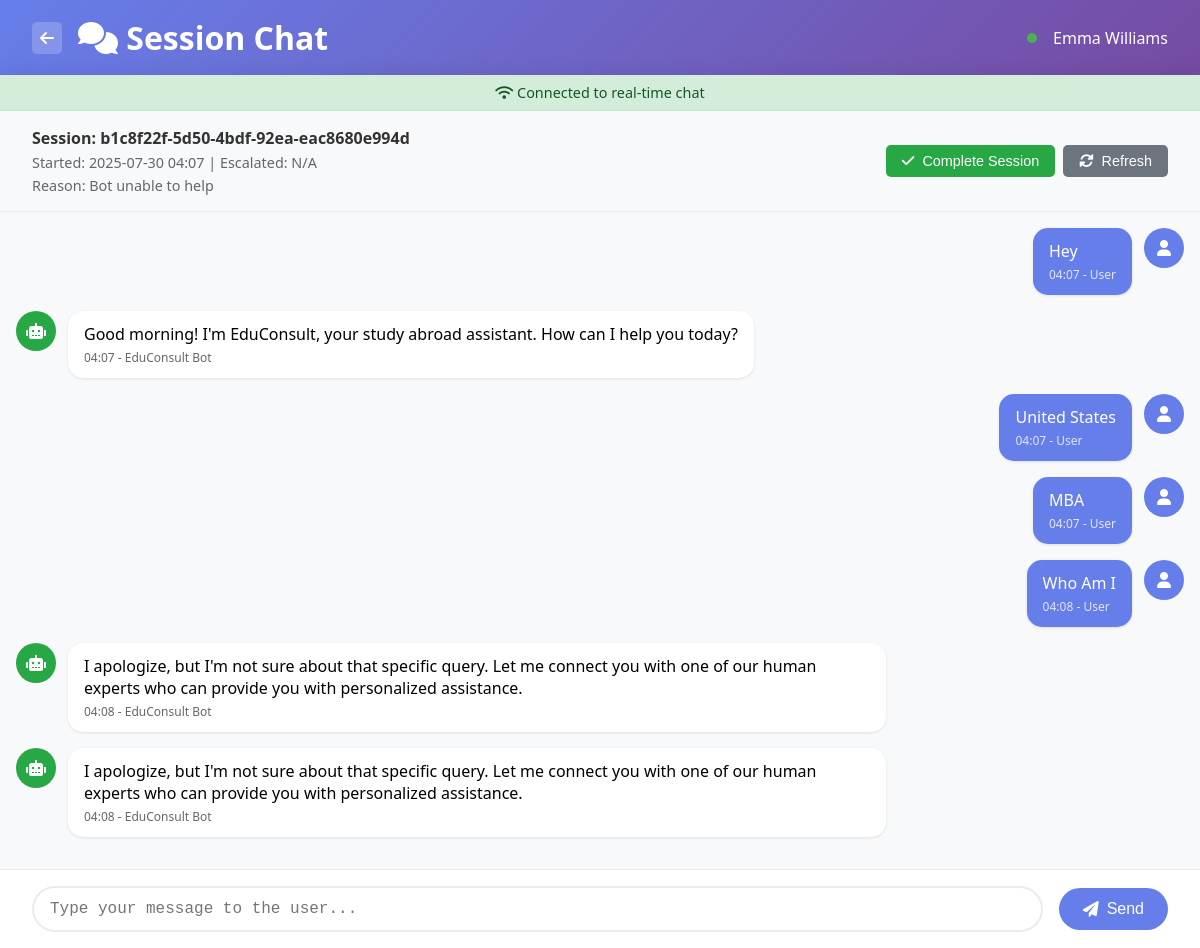
The page /agent/session/b1c8f22f-5d50-4bdf-92ea-eac8680e994d (signed in) on the database its author committed.
### human_handoff/models.py (models this page shows, shortened)
class Agent(db.Model):
    __tablename__ = 'agents'
    id = db.Column(db.Integer, primary_key=True)
    agent_id = db.Column(db.String(50), unique=True, nullable=False)
    name = db.Column(db.String(100), nullable=False)
    email = db.Column(db.String(120), unique=True, nullable=False)
    phone = db.Column(db.String(20))
    specialization = db.Column(db.String(100))
    password_hash = db.Column(db.String(255), nullable=True)
    password_set = db.Column(db.Boolean, default=False)  # True if agent has set their password
    status = db.Column(db.String(20), default='available')  # available, busy, offline
    max_concurrent_sessions = db.Column(db.Integer, default=5)
    current_sessions = db.Column(db.Integer, default=0)
    created_at = db.Column(db.DateTime, default=datetime.utcnow)
    last_active = db.Column(db.DateTime, default=datetime.utcnow)
    total_sessions_handled = db.Column(db.Integer, default=0)
    average_response_time = db.Column(db.Integer, default=0)  # in seconds
    is_active = db.Column(db.Boolean, default=True)
    agent_sessions = db.relationship('AgentSession', backref='agent', lazy=True)

class ChatSession(db.Model):
    __tablename__ = 'chat_sessions'
    id = db.Column(db.Integer, primary_key=True)
    session_id = db.Column(db.String(100), unique=True, nullable=False, default=lambda: str(uuid.uuid4()))
    user_id = db.Column(db.String(100))  # Keep for backward compatibility with guest sessions
    student_id = db.Column(db.Integer, db.ForeignKey('students.id'), nullable=True)  # New FK for authenticated users
    created_at = db.Column(db.DateTime, default=datetime.utcnow)
    updated_at = db.Column(db.DateTime, default=datetime.utcnow, onupdate=datetime.utcnow)
    status = db.Column(db.String(20), default='active')  # active, closed, escalated
    requires_human = db.Column(db.Boolean, default=False)
    assigned_agent_id = db.Column(db.Integer, db.ForeignKey('agents.id'))
    escalation_reason = db.Column(db.Text)
    escalated_at = db.Column(db.DateTime)
    resolved_at = db.Column(db.DateTime)
    user_satisfaction_rating = db.Column(db.Integer)
    notes = db.Column(db.Text)
    messages = db.relationship('Message', backref='session', lazy=True, cascade='all, delete-orphan')
    assigned_agent = db.relationship('Agent', backref='assigned_sessions')
    analytics = db.relationship('SessionAnalytics', backref='session', uselist=False, cascade='all, delete-orphan')

class Message(db.Model):
    __tablename__ = 'messages'
    id = db.Column(db.Integer, primary_key=True)
    session_id = db.Column(db.String(100), db.ForeignKey('chat_sessions.session_id'), nullable=False)
    sender_type = db.Column(db.String(10), nullable=False)  # user, bot, agent
    sender_id = db.Column(db.String(100))
    message_content = db.Column(db.Text, nullable=False)
    message_type = db.Column(db.String(20), default='text')  # text, image, file, system
    timestamp = db.Column(db.DateTime, default=datetime.utcnow)
    is_fallback = db.Column(db.Boolean, default=False)
    message_metadata = db.Column(db.Text)  # JSON string for additional data

### human_handoff/agent_routes.py (the view)
@agent_bp.route('/session/<session_id>')
def session_detail(session_id):
    if 'agent_id' not in session:
        return redirect(url_for('agent.agent_login'))
    chat_session = ChatSession.query.filter_by(session_id=session_id).first()
    if not chat_session:
        return "Session not found", 404
    messages = Message.query.filter_by(session_id=session_id).order_by(Message.timestamp.asc()).all()
    agent_id = session['agent_id']
    agent = Agent.query.filter_by(agent_id=agent_id).first()
    return render_template('agent/session_detail.html',
                         session=chat_session,
                         messages=messages,
                         agent=agent)

### templates/agent/session_detail.html (shortened to what this page needs)
<!DOCTYPE html>
<html lang="en">
<head>
    <link href="https://cdnjs.cloudflare.com/ajax/libs/font-awesome/6.0.0/css/all.min.css" rel="stylesheet">
</head>
<body>
    <div class="header">
        <div class="header-left">
            <a href="/agent/dashboard" class="back-btn">
                <i class="fas fa-arrow-left"></i>
            </a>
            <h1><i class="fas fa-comments"></i> Session Chat</h1>
        </div>
        <div class="session-info">
            <div class="status-indicator"></div>
            <span>{{ agent.name }}</span>
        </div>
    </div>
    <div class="chat-container">
        <div id="connection-status" class="connection-status">
            <i class="fas fa-wifi"></i> Connected to real-time chat
        </div>
        <div class="chat-header">
            <div class="session-details">
                <div class="session-id">Session: {{ session.session_id }}</div>
                <div class="session-meta">
                    Started: {{ session.created_at.strftime('%Y-%m-%d %H:%M') if session.created_at else 'N/A' }} |
                    Escalated: {{ session.escalated_at.strftime('%Y-%m-%d %H:%M') if session.escalated_at else 'N/A' }}
                </div>
                <div class="session-meta">
                    Reason: {{ session.escalation_reason or 'Bot unable to help' }}
                </div>
            </div>
            <div class="chat-actions">
                <button class="btn btn-success" onclick="completeSession()">
                    <i class="fas fa-check"></i> Complete Session
                </button>
                <button class="btn btn-secondary" onclick="refreshMessages()">
                    <i class="fas fa-sync-alt"></i> Refresh
                </button>
            </div>
        </div>
        <div class="messages-container" id="messages-container">
            {% for message in messages %}
            <div class="message {{ message.sender_type }}">
                <div class="message-avatar">
                    {% if message.sender_type == 'user' %}
                        <i class="fas fa-user"></i>
                    {% elif message.sender_type == 'bot' %}
                        <i class="fas fa-robot"></i>
                    {% else %}
                        <i class="fas fa-user-tie"></i>
                    {% endif %}
                </div>
                <div class="message-content">
                    {{ message.message_content }}
                    <div class="message-meta">
                        {{ message.timestamp.strftime('%H:%M') if message.timestamp else 'N/A' }}
                        {% if message.sender_type == 'agent' %}
                            - {{ agent.name }}
                        {% elif message.sender_type == 'bot' %}
                            - EduConsult Bot
                        {% else %}
                            - User
                        {% endif %}
                    </div>
                </div>
            </div>
            {% endfor %}
        </div>
        <div class="input-container">
            <textarea
                id="message-input"
                class="message-input"
                placeholder="Type your message to the user..."
                rows="1"
            ></textarea>
            <button id="send-btn" class="send-btn" onclick="sendMessage()">
                <i class="fas fa-paper-plane"></i> Send
            </button>
        </div>
    </div>
</body>
</html>

### templates/agent/session_detail.html (style rules this page uses)
* { margin: 0; padding: 0; box-sizing: border-box; }
body { font-family: 'Segoe UI', Tahoma, Geneva, Verdana, sans-serif; background: #f5f6fa; height: 100vh; display: flex; flex-direction: column; }
.header { background: linear-gradient(135deg, #667eea 0%, #764ba2 100%); color: white; padding: 1rem 2rem; display: flex; justify-content: space-between; align-items: center; box-shadow: 0 2px 10px rgba(0,0,0,0.1); }
.header-left { display: flex; align-items: center; gap: 1rem; }
.back-btn { background: rgba(255,255,255,0.2); color: white; border: none; padding: 0.5rem; border-radius: 5px; cursor: pointer; text-decoration: none; display: flex; align-items: center; }
.session-info { display: flex; align-items: center; gap: 1rem; }
.status-indicator { width: 10px; height: 10px; border-radius: 50%; background: #4CAF50; }
.chat-container { flex: 1; display: flex; flex-direction: column; max-width: 1200px; margin: 0 auto; width: 100%; background: white; box-shadow: 0 0 20px rgba(0,0,0,0.1); }
.chat-header { background: #f8f9fa; padding: 1rem 2rem; border-bottom: 1px solid #e9ecef; display: flex; justify-content: space-between; align-items: center; }
.session-details { display: flex; flex-direction: column; gap: 0.25rem; }
.session-id { font-weight: 600; color: #333; }
.session-meta { font-size: 0.9rem; color: #666; }
.chat-actions { display: flex; gap: 0.5rem; }
.btn { padding: 0.5rem 1rem; border: none; border-radius: 5px; cursor: pointer; font-size: 0.9rem; text-decoration: none; display: inline-flex; align-items: center; gap: 0.5rem; transition: all 0.2s ease; }
.btn-success { background: #28a745; color: white; }
.btn-secondary { background: #6c757d; color: white; }
.messages-container { flex: 1; overflow-y: auto; padding: 1rem; background: #f8f9fa; }
.message { margin-bottom: 1rem; display: flex; align-items: flex-start; gap: 0.75rem; }
.message.user { flex-direction: row-reverse; }
.message-avatar { width: 40px; height: 40px; border-radius: 50%; display: flex; align-items: center; justify-content: center; color: white; font-weight: bold; flex-shrink: 0; }
.message.user .message-avatar { background: #667eea; }
.message.bot .message-avatar { background: #28a745; }
.message-content { max-width: 70%; background: white; padding: 0.75rem 1rem; border-radius: 15px; box-shadow: 0 1px 3px rgba(0,0,0,0.1); }
.message.user .message-content { background: #667eea; color: white; }
.message-meta { font-size: 0.75rem; color: #666; margin-top: 0.25rem; }
.message.user .message-meta { color: rgba(255,255,255,0.8); }
.input-container { background: white; padding: 1rem 2rem; border-top: 1px solid #e9ecef; display: flex; gap: 1rem; align-items: center; }
.message-input { flex: 1; padding: 0.75rem 1rem; border: 2px solid #e9ecef; border-radius: 25px; font-size: 1rem; outline: none; resize: none; min-height: 44px; max-height: 120px; }
.send-btn { background: #667eea; color: white; border: none; padding: 0.75rem 1.5rem; border-radius: 25px; cursor: pointer; font-size: 1rem; display: flex; align-items: center; gap: 0.5rem; transition: background 0.2s ease; }
.connection-status { padding: 0.5rem 1rem; background: #d4edda; color: #155724; border-bottom: 1px solid #c3e6cb; text-align: center; font-size: 0.9rem; }

### rows shown on the page
Agent: name "Emma Williams"
ChatSession: session_id "b1c8f22f-5d50-4bdf-92ea-eac8680e994d", created_at "2025-07-30 04:07", escalated_at "N/A", escalation_reason "Bot unable to help"
Message: sender_type "user" (drawn), message_content "Hey", timestamp "04:07"
Message: sender_type "bot" (drawn), message_content "Good morning! I'm EduConsult, your study abroad assistant. How can I help you today?", timestamp "04:07"
Message: sender_type "user" (drawn), message_content "United States", timestamp "04:07"
Message: sender_type "user" (drawn), message_content "MBA", timestamp "04:07"
Message: sender_type "user" (drawn), message_content "Who Am I", timestamp "04:08"
Message: sender_type "bot" (drawn), message_content "I apologize, but I'm not sure about that specific query. Let me connect you with one of our human experts who can provide you with personalized assistance.", timestamp "04:08"
Message: sender_type "bot" (drawn), message_content "I apologize, but I'm not sure about that specific query. Let me connect you with one of our human experts who can provide you with personalized assistance.", timestamp "04:08"
